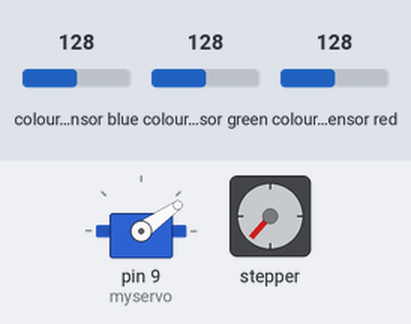
A sketch run on a simulated Arduino Uno, built with avr-gcc and run on an emulated ATmega328P. Parts: servo, stepper motor. Inputs (shaded band) come from the test bench; at power-on: colour sensor blue 128, colour sensor green 128, colour sensor red 128. Stepper angles assume 200 steps per turn.

Above: at 6.2 s.
6.3 s: colour sensor blue set to 116
9.4 s: colour sensor blue set to 113
At 9.66 s:
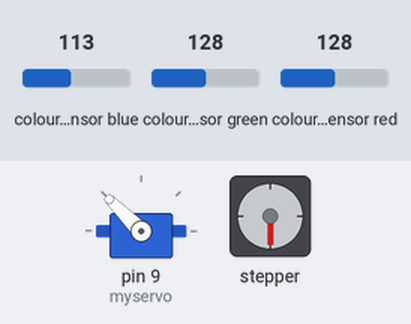
12.5 s: colour sensor green set to 129
At 13.1 s:
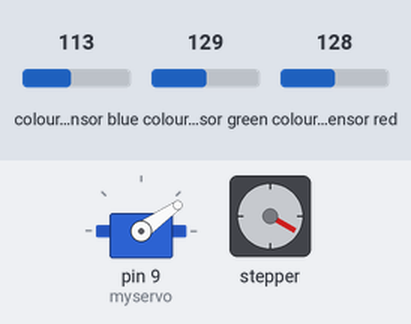
15.6 s: colour sensor red set to 132
At 16.21 s:
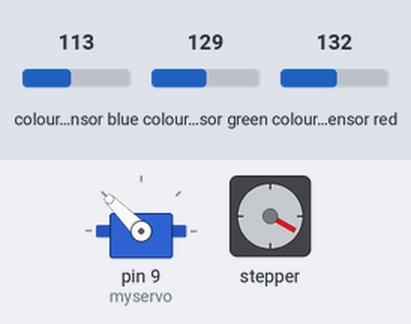
18.7 s: colour sensor green set to 191
At 19.17 s:
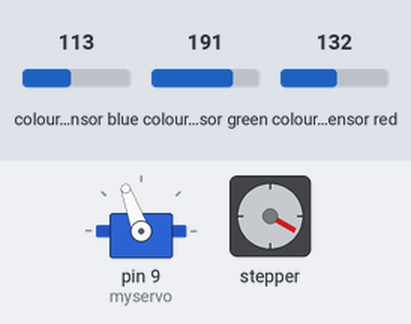
21.8 s: colour sensor red set to 191
At 22.13 s:
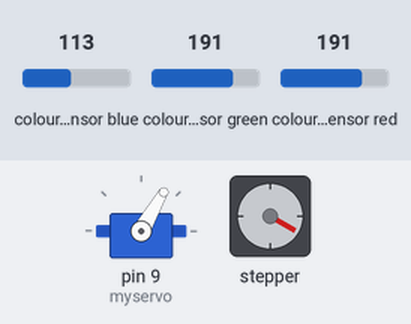
Timing chart, 0 to 25.9 s (numbered marks = the images above; inputs shaded):
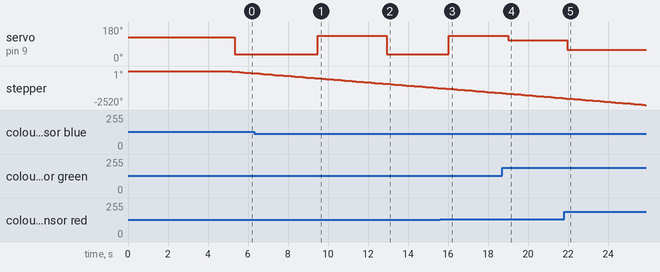

The sketch:

color2.ino
```cpp
#include <Wire.h>
#include "Adafruit_TCS34725.h"
//for stepper
#include <Adafruit_MotorShield.h>
#include "utility/Adafruit_MS_PWMServoDriver.h"

#include <Servo.h>

Servo myservo;  // create servo object to control a servo
// twelve servo objects can be created on most boards

int pos = 0;    // variable to store the servo position

// Example code for the Adafruit TCS34725 breakout library applied to Skittle colour classification.
// This example uses RGB vectors for classification.  It also converts the RGB vector to a HSB colourspace,
// which is likely more robust for this classification, but does not implement the HSB classification.
// (If you change to HSB, you will likely only need hue and saturation, and not brightness).

// More information:
// Breakout board: https://www.adafruit.com/product/1334
// Library: https://github.com/adafruit/Adafruit_TCS34725
// Installation instructions: https://learn.adafruit.com/adafruit-all-about-arduino-libraries-install-use/how-to-install-a-library


// Initialise TCS24725 with specific int time and gain values
// Note: 2-4 millisecond integration (sampling) times mean we can sample at about 250-500Hz
Adafruit_TCS34725 tcs = Adafruit_TCS34725(TCS34725_INTEGRATIONTIME_2_4MS, TCS34725_GAIN_1X);


// Create the motor shield object with the default I2C address
Adafruit_MotorShield AFMS = Adafruit_MotorShield();
// Or, create it with a different I2C address (say for stacking)
// Adafruit_MotorShield AFMS = Adafruit_MotorShield(0x61);

// Connect a stepper motor with 200 steps per revolution (1.8 degree)
// to motor port #2 (M3 and M4)
Adafruit_StepperMotor *myMotor = AFMS.getStepper(200, 1);

/*
 * Global colour sensing variables
 */

#define NUM_COLORS  6

// Skittle colours to indices
#define COL_RED      0
#define COL_GREEN    1
#define COL_ORANGE   2
#define COL_YELLOW   3
#define COL_PURPLE   4
#define COL_NOTHING  5

// Names for colours
#define COLNAME_RED      "RED"
#define COLNAME_GREEN    "GREEN"
#define COLNAME_ORANGE   "ORANGE"
#define COLNAME_YELLOW   "YELLOW"
#define COLNAME_PURPLE   "PURPLE"
#define COLNAME_NOTHING  "NOTHING"

// RGB channels in the array
#define CHANNEL_R   0
#define CHANNEL_G   1
#define CHANNEL_B   2

// Training colours (populate these manually, but these vectors must be of unit length (i.e. length 1))
float trainingColors[3][NUM_COLORS];    // 3(rgb) x NUM_COLORS.

// Last read colour
float rNorm = 0.0f;
float gNorm = 0.0f;
float bNorm = 0.0f;
float hue = 0.0f;
float saturation = 0.0f;
float brightness = 0.0f;

// Last classified class
int lastClass = -1;
float lastCosine = 0;

/*
 * Colour sensing
 */
void initializeTrainingColors() {
  // Skittle: red
  trainingColors[CHANNEL_R][COL_RED] = 0.6967;
  trainingColors[CHANNEL_G][COL_RED] = 0.46215;
  trainingColors[CHANNEL_B][COL_RED] = 0.5461;

  // Skittle: green
  trainingColors[CHANNEL_R][COL_GREEN] = 0.449;
  trainingColors[CHANNEL_G][COL_GREEN] = 0.7436;
  trainingColors[CHANNEL_B][COL_GREEN] = 0.495;

  // Skittle: orange
  trainingColors[CHANNEL_R][COL_ORANGE] = 0.8339;
  trainingColors[CHANNEL_G][COL_ORANGE] = 0.40915;
  trainingColors[CHANNEL_B][COL_ORANGE] = 0.3668;

  // Skittle: yellow
  trainingColors[CHANNEL_R][COL_YELLOW] = 0.64516667;
  trainingColors[CHANNEL_G][COL_YELLOW] = 0.667666;
  trainingColors[CHANNEL_B][COL_YELLOW] = 0.36766667;

  // Skittle: purple
  trainingColors[CHANNEL_R][COL_PURPLE] = 0.488;
  trainingColors[CHANNEL_G][COL_PURPLE] = 0.5752;
  trainingColors[CHANNEL_B][COL_PURPLE] = 0.6536;

  // Nothing
  trainingColors[CHANNEL_R][COL_NOTHING] = 0.416;
  trainingColors[CHANNEL_G][COL_NOTHING] = 0.588;
  trainingColors[CHANNEL_B][COL_NOTHING] = 0.693;
}

void getNormalizedColor() {
  uint16_t r, g, b, c, colorTemp, lux;
  tcs.getRawData(&r, &g, &b, &c);

  float lenVec = sqrt((float)r*(float)r + (float)g*(float)g + (float)b*(float)b);

  // Note: the Arduino only has 2k of RAM, so rNorm/gNorm/bNorm are global variables.
  rNorm = (float)r/lenVec;
  gNorm = (float)g/lenVec;
  bNorm = (float)b/lenVec;

  // Also convert to HSB:
  RGBtoHSV(rNorm, gNorm, bNorm, &hue, &saturation, &brightness);
}


int getColorClass() {
  float distances[NUM_COLORS] = {0.0f};

  // Step 1: Compute the cosine similarity between the query vector and all the training colours.
  for (int i=0; i<NUM_COLORS; i++) {
    // For normalized (unit length) vectors, the cosine similarity is the same as the dot product of the two vectors.
    float cosineSimilarity = rNorm*trainingColors[CHANNEL_R][i] + gNorm*trainingColors[CHANNEL_G][i] + bNorm*trainingColors[CHANNEL_B][i];
    distances[i] = cosineSimilarity;

    // DEBUG: Output cosines
    //Serial.print("   C"); Serial.print(i); Serial.print(": "); Serial.println(cosineSimilarity, 3);
  }

  // Step 2: Find the vector with the highest cosine (meaning, the closest to the training color)
  float maxVal = distances[0];
  int maxIdx = 0;
  for (int i=0; i<NUM_COLORS; i++) {
    if (distances[i] > maxVal) {
      maxVal = distances[i];
      maxIdx = i;
    }
  }

  // Step 3: Return the index of the minimum color
  lastCosine = maxVal;
  lastClass = maxIdx;
  return maxIdx;
}


// Convert from colour index to colour name.
void printColourName(int colIdx) {
  /*
  switch (colIdx) {
    case COL_RED:
      Serial.print(COLNAME_RED);
      break;
    case COL_GREEN:
      Serial.print(COLNAME_GREEN);
      break;
    case COL_ORANGE:
      Serial.print(COLNAME_ORANGE);
      break;
    case COL_YELLOW:
      Serial.print(COLNAME_YELLOW);
      break;
    case COL_PURPLE:
      Serial.print(COLNAME_PURPLE);
      break;
    case COL_NOTHING:
      Serial.print(COLNAME_NOTHING);
      break;
    default:
      Serial.print("ERROR");
      break;
  }
  */
}

/*
 * Colour converstion
 */

// RGB to HSV.  From https://www.cs.rit.edu/~ncs/color/t_convert.html .
void RGBtoHSV( float r, float g, float b, float *h, float *s, float *v ) {
  float minVal = min(min(r, g), b);
  float maxVal = max(max(r, g), b);
  *v = maxVal;       // v
  float delta = maxVal - minVal;
  if( maxVal != 0 )
    *s = delta / maxVal;   // s
  else {
    // r = g = b = 0    // s = 0, v is undefined
    *s = 0;
    *h = -1;
    return;
  }
  if( r == maxVal )
    *h = ( g - b ) / delta;   // between yellow & magenta
  else if( g == maxVal )
    *h = 2 + ( b - r ) / delta; // between cyan & yellow
  else
    *h = 4 + ( r - g ) / delta; // between magenta & cyan
  *h *= 60;       // degrees
  if( *h < 0 )
    *h += 360;
}

void color_detection() {
  // Step 1: Get normalized colour vector
  getNormalizedColor();
  int colClass = getColorClass();

  if (colClass == 0){
    myservo.write(135);
    delay(100);
  }
  else if (colClass == 1) {
    myservo.write(110);
    delay(100);
  }
  else if (colClass == 2) {
    myservo.write(80);
    delay(100);
  }
  else if (colClass == 3){
    myservo.write(60);
    delay(100);
  }
  else if (colClass == 4 || colClass == 5) {
    myservo.write(35);
    delay(125);
  }


  /*
  // Step 2: Output colour
  Serial.print("R: "); Serial.print(rNorm, 3); Serial.print("  ");
  Serial.print("G: "); Serial.print(gNorm, 3); Serial.print("  ");
  Serial.print("B: "); Serial.print(bNorm, 3); Serial.print("  ");
  Serial.print("H: "); Serial.print(hue, 3); Serial.print("  ");
  Serial.print("S: "); Serial.print(saturation, 3); Serial.print("  ");
  Serial.print("B: "); Serial.print(brightness, 3); Serial.print("  ");

  printColourName(colClass);
  Serial.print(" (cos: "); Serial.print(lastCosine); Serial.print(") ");
  Serial.println("");
  */
}

/*
 * Main Arduino functions
 */


void setup(void) {
  // Populate array of training colours for classification.
  initializeTrainingColors();

  AFMS.begin(1000);  // create with the default frequency 1.6KHz
  //AFMS.begin(1000);  // OR with a different frequency, say 1KHz

  myMotor->setSpeed(35);  // 20 rpm
  delay(5000);

  myservo.attach(9);  // attaches the servo on pin 9 to the servo object
  myservo.write(125);
  // Now we're ready to get readings!
}

void loop(void) {

  myMotor->step(33, BACKWARD, SINGLE);
  color_detection();
  delay(50);
  myMotor->step(34, BACKWARD, SINGLE);
  color_detection();
  delay(50);
  myMotor->step(33, BACKWARD, SINGLE);
  color_detection();
  delay(50);


  /*
  delay(1000);
  myMotor->step(50, BACKWARD, SINGLE);
  color_detection();
  delay(1000);
  myMotor->step(47, BACKWARD, SINGLE);
  color_detection();
  delay(1000);
  myMotor->step(52, BACKWARD, SINGLE);
  color_detection();
  delay(1000);
  */


}
```

Measured:
- the behaviour switches between 114 and 113 on colour sensor blue (found by bisection; images 0 and 1)
- the behaviour switches between 128 and 129 on colour sensor green (found by bisection; images 1 and 2)
- the behaviour switches between 128 and 129 on colour sensor red (found by bisection; images 2 and 3)
- after the input at 9.4 s, servo on pin 9 (myservo): 35° → 135° after 0.09 s
- after the input at 12.5 s, servo on pin 9 (myservo): 135° → 35° after 0.44 s
- after the input at 15.6 s, servo on pin 9 (myservo): 35° → 135° after 0.45 s
- after the input at 18.7 s, servo on pin 9 (myservo): 135° → 110° after 0.31 s
- after the input at 21.8 s, servo on pin 9 (myservo): 110° → 60° after 0.17 s
